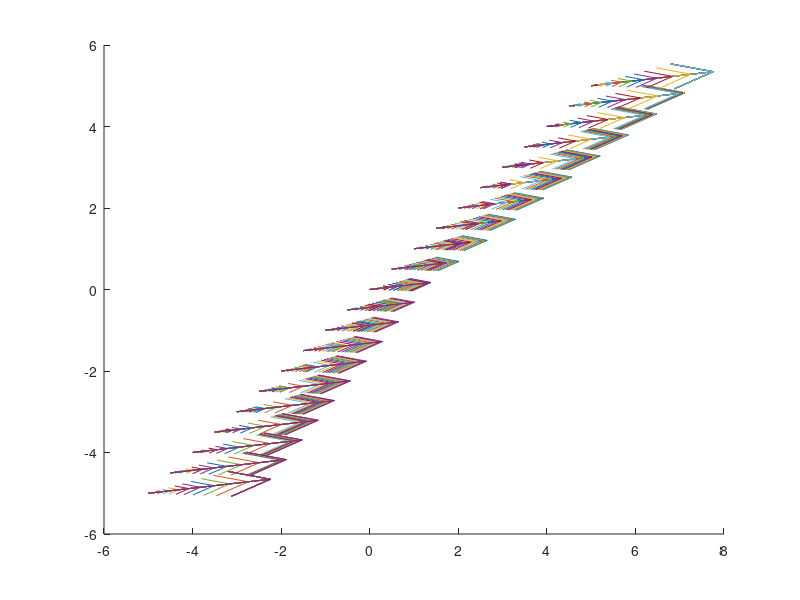

Source code (MATLAB):
%% Vector Field - Volterra System
clc;
clear;
close all;

x = -5:0.5:5;
y = x;

hold on
for val = 1:length(x)
    x_current = x(val);
    comp1x = 0.4*x_current - 0.4*y;
    comp2x = -0.1*y + 0.2*x_current*y;

    y_current = y(val);
    comp1y = 0.4*x - 0.4*y_current;
    comp2y = -0.1*y_current + 0.2*x*y_current;

    comp1 = abs(comp1y - comp1x);
    comp2 = abs(comp2y - comp2x);
    quiver(x, y, comp1, comp2)
end
